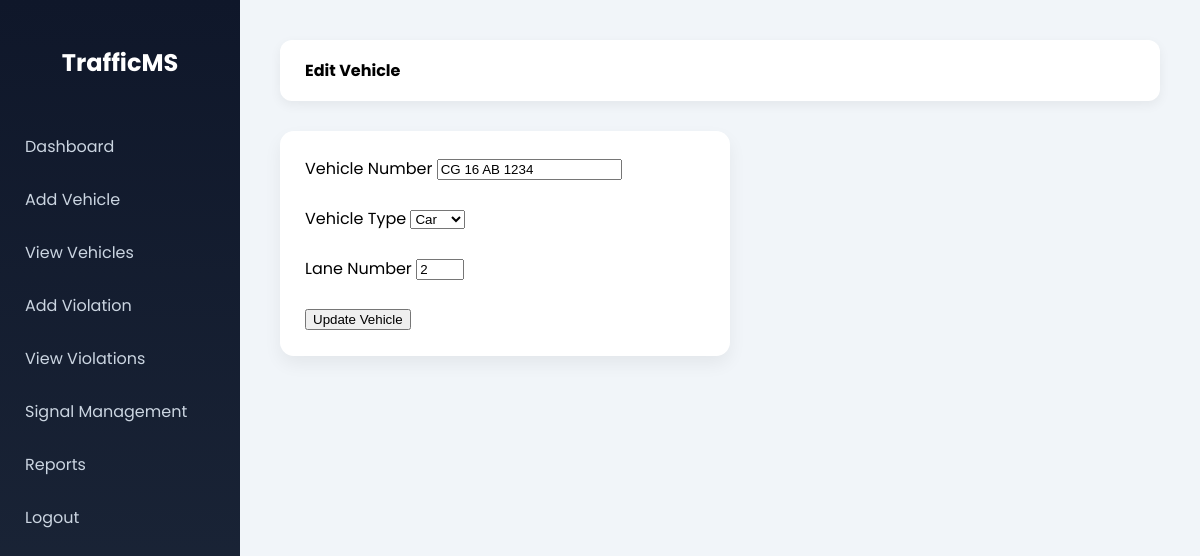
Page /edit_vehicle.php?id=6 (signed in) on the committed database.
### tables this page shows
CREATE TABLE `vehicle` (
  `vehicle_id` int(11) NOT NULL,
  `vehicle_number` varchar(20) NOT NULL,
  `vehicle_type` varchar(30) DEFAULT NULL,
  `lane_no` int(11) DEFAULT NULL,
  `entry_time` timestamp NOT NULL DEFAULT current_timestamp() ON UPDATE current_timestamp(),
  `added_by` int(11) NOT NULL
);

### edit_vehicle.php (the view, shortened to what this page needs)
<?php
include("../includes/db.php");
include("../includes/header.php");
include("../includes/sidebar.php");
$id = $_GET['id'];
$result = mysqli_query($conn,"SELECT * FROM vehicle WHERE vehicle_id='$id'");
$row = mysqli_fetch_assoc($result);
?>
<div class="content">
<div class="topbar">
    <strong>Edit Vehicle</strong>
</div>
<form method="post" class="card" style="width:400px;">
<label>Vehicle Number</label>
<input type="text" name="vehicle_number"
value="<?php echo $row['vehicle_number']; ?>" required><br><br>
<label>Vehicle Type</label>
<select name="vehicle_type">
    <option <?php if($row['vehicle_type']=="Car") echo "selected"; ?>>Car</option>
</select><br><br>
<label>Lane Number</label>
<input type="number" name="lane_no" min="1" max="4"
value="<?php echo $row['lane_no']; ?>" required><br><br>
<button type="submit" name="update">Update Vehicle</button>
</form>
</div>
</body>
</html>

### header.php (style rules this page uses)
body { margin: 0; font-family: 'Poppins', sans-serif; background: #f1f5f9; opacity: 0; animation: fadeIn 0.4s ease-in forwards; }
.content { margin-left: 240px; padding: 40px; }
.topbar { background: white; padding: 18px 25px; border-radius: 12px; box-shadow: 0 4px 12px rgba(0,0,0,0.06); margin-bottom: 30px; display: flex; justify-content: space-between; }
.card { background: white; padding: 25px; border-radius: 14px; box-shadow: 0 8px 18px rgba(0,0,0,0.06); transition: 0.3s; }

### rows in the picture
vehicle: vehicle_number "CG 16 AB 1234", vehicle_type "Car", lane_no "2"
